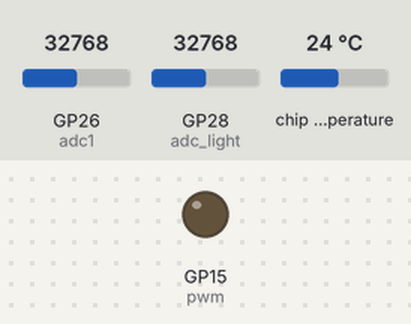
Simulated run of this program. Board: Raspberry Pi Pico running MicroPython. Shown: output pins drawn as LEDs (lit = HIGH). The test bench sets the inputs (shaded band); at power-on: GP26 (adc1) = 32768, GP28 (adc_light) = 32768, chip temperature 24 °C (analog values on the 0–65535 scale). WiFi joins after 1.5 s; no MQTT or app messages arrive unless stated; what the program prints to the serial console is not drawn.

Above: at 1.2 s.
1.3 s: GP26 (adc1) set to 45874
At 3.2 s:
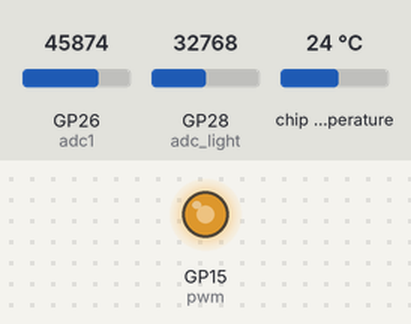
4.1 s: GP26 (adc1) set to 57670
At 4.6 s:
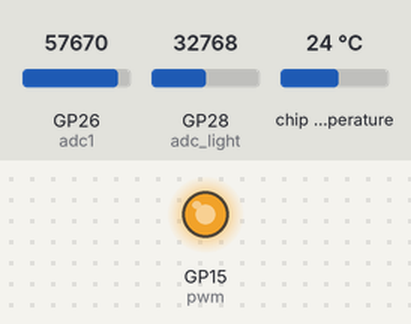
5.6 s: GP26 (adc1) set to 32767
At 6.7 s:
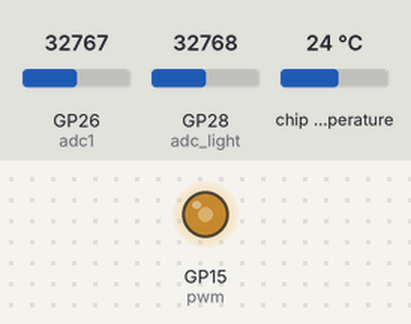
7.1 s: GP26 (adc1) set to 14345
At 7.8 s:
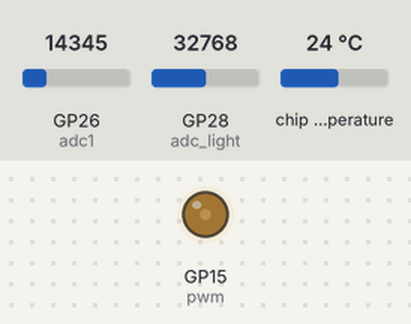
Timing chart, 0 to 9.6 s (numbered marks = the images above; inputs shaded):
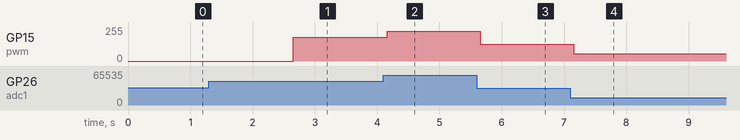

Measured:
- after the input at 1.3 s, GP15 (pwm): 0/255 → 178/255 after 1.4 s
- after the input at 4.1 s, GP15 (pwm): 178/255 → 224/255 after 0.06 s
- after the input at 5.6 s, GP15 (pwm): 224/255 → 127/255 after 0.05 s
- after the input at 7.1 s, GP15 (pwm): 127/255 → 56/255 after 0.05 s

The program:

main.py
```python
#! usr/bin/micropython

'''
led->gpio15
光敏電阻 -> gpio28
可變電阻 -> gpio26
內建溫度sensor -> adc最後1pin,共5pin
'''

from machine import Timer,ADC,Pin,PWM,RTC
import binascii
from umqtt.simple import MQTTClient
import tools


def do_thing(t):
    '''
    :param t:Timer的實體
    負責偵測溫度和光線
    每2秒執行1次
    '''
    conversion_factor = 3.3 / (65535)
    reading = adc.read_u16() * conversion_factor
    temperature = round((27 - (reading - 0.706)/0.001721),2)
    print(f'溫度:{temperature}')
    mqtt.publish('SA-54/TEMPERATURE', f'{temperature}')
    adc_value = adc_light.read_u16()
    #print(f'光線:{adc_value}')
    light_status = 0 if adc_value < 15000 else 1
    print(f'光照狀態:{light_status}')
    mqtt.publish('SA-54/LIGHT_LEVEL', f'{light_status}')

def do_thing1(t):
    '''
    :param t:Timer的實體
    負責可變電阻和改變led的亮度
    '''

    duty = adc1.read_u16()
    pwm.duty_u16(duty)
    light_level = round(duty/65535*10)
    print(f'可變電阻:{light_level}')
    mqtt.publish('SA-54/LED_LEVEL', f'{light_level}')


def main():
    pass


if __name__ == '__main__':
    adc = ADC(4) #內建溫度
    adc1 = ADC(Pin(26)) #可變電阻
    adc_light = ADC(Pin(28)) #光敏電阻
    pwm = PWM(Pin(15),freq=50) #pwm led
    #連線internet
    try:
        tools.connect()
    except RuntimeError as e:
        print(e)
    except Exception:
        print('不知明的錯誤')
    else:
        #MQTT Data Push
        SERVER = "192.168.0.252"
        CLIENT_ID = binascii.hexlify(machine.unique_id())
        mqtt = MQTTClient(CLIENT_ID, SERVER,user='pi',password='raspberry')
        mqtt.connect()
        t1 = Timer(period=2000, mode=Timer.PERIODIC, callback=do_thing)
        t2 = Timer(period=500, mode=Timer.PERIODIC, callback=do_thing1)

    main()
```

tools.py
```python
import network
import urequests as requests
import time
import rp2
from machine import WDT

rp2.country('TW') #設定我們的wifi的地區是台灣(可以不設)

ssid = 'A590301'
password = 'A590301AA'

'''
ssid = 'robertHome'
password = '0926656000'
'''

wlan = network.WLAN(network.STA_IF)
wlan.active(True)
wlan.connect(ssid, password)
wlan.config(pm = 0xa11140) #預設是省電模式,可以設為非省電模式

def connect():
    #等待連線或失敗
    #status=0,1,2正在連線
    #status=3連線成功
    #<1,>=3失敗的連線
    max_wait = 10

    while max_wait > 0:
        status = wlan.status()
        if status < 0 or status >= 3:
            break
        max_wait -= 1
        print("等待連線")
        time.sleep(1)

    #處理錯誤
    if wlan.status() != 3:
        print('連線失敗,重新開機')
        raise RuntimeError('連線失敗') #開發階段,出現錯誤,中斷執行
        #wdt = WDT(timeout=2000) #無連接電腦時,重新開機(成品時,請使用這個)
        #wdt.feed()
    else:
        print('連線成功')
        status = wlan.ifconfig()
        print(f'ip={status[0]}')


def reconnect():
    if wlan.status() == 3: #還在連線,只是傳送的server無回應
        print(f"執行reconnect,連線正常({wlan.status()})")
        return
    else:
        print("嘗試重新連線")
        wlan.disconnect()
        wlan.connect(ssid, password)
        connect() #再連線一次
```
